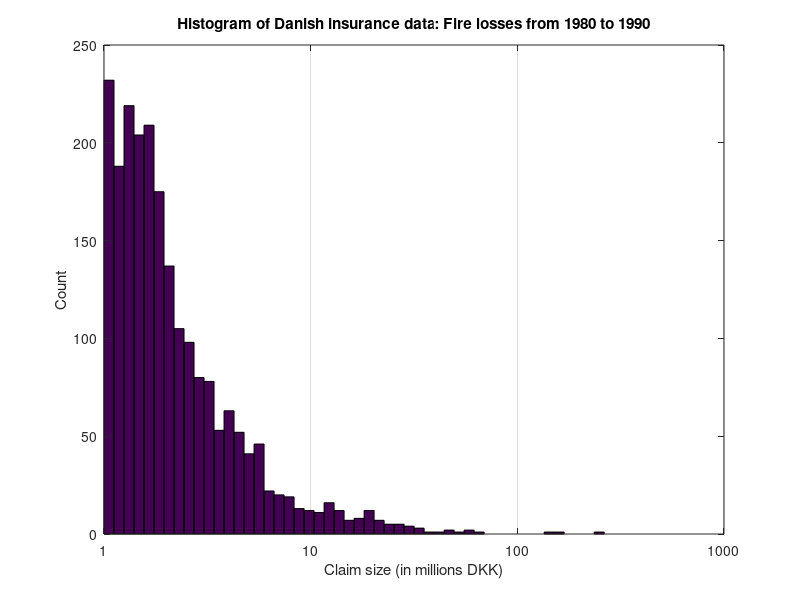

Reproduce this figure in MATLAB. (Note: this script raises an error after producing the figure.)
%% EMPIRICAL CRM DISTRIBUTION (The Danish Insurance Data)
%  (c) 2016 Viktor Witkovsky, witkovsky@gmail.com
%  Version: 15-Nov-2016

% Data by Alexander McNeil: http://www.macs.hw.ac.uk/~mcneil/data.html
%
% The dataset is comprised of Danish fire losses analyzed in McNeil (1997).
% These data represent Danish fire losses in million Danish Krones and were
% collected by a Danish reinsurance company. The dataset contains
% individual losses above 1 million Danish Krones, a total of 2167
% individual losses, covering the period from January 3, 1980 to December
% 31, 1990. The data is adjusted for inflation to reflect 1985 values. The
% dataset can be found in the R packages fEcofin and fExtremes. These data
% are considered in Resnick (1997), Cooray and Ananda (2005), and
% DellAquila and Embrechts (2006), among others.
%

clear
close all

%% The Danish Insurance Data
load('DanishFireData.mat')

% Histogram
figure1 = figure;
axes1 = axes('Parent',figure1);
hist(log10(Severity),50);
xlim(axes1,[0 3]);
set(axes1,'CLim',[1 3],'XGrid','on',...
    'XTick',[0  1 2  3],...
    'XTickLabel',{'1','10','100','1000'});
title('Histogram of Danish insurance data: Fire losses from 1980 to 1990')
xlabel('Claim size (in millions DKK)')
ylabel('Count')

%% *Empirical Compound Distribution*

%% Empirical Characteristic Function (ECF) of the severity distribution

cfX = @(t) cfE_DiracMixture(t,Severity); 

t = linspace(-25,25,501);
figure
plot(t, real(cfX(t)),t,imag(cfX(t)))
axis([-25,25,-1,1]);
title('ECF of the severity distribution')
xlabel('t')
ylabel('CF')
grid on

%% Empirical Characteristic Function (ECF) of the frequency distribution

cfN = @(t) cfE_DiracMixture(t,Frequency);

t = linspace(-0.5,0.5,501);
figure
plot(t, real(cfN(t)),t,imag(cfN(t)))
axis([-0.5,0.5,-1,1]);
title('ECF of the frequency distribution')
xlabel('t')
ylabel('CF')
grid on

%% Empirical Characteristic Function (ECF)of the compound distribution

cf   = @(t) cfN(-1i*log(cfX(t)));

t = linspace(-.05,.05,501);
figure
plot(t, real(cf(t)),t,imag(cf(t)))
axis([-.05,.05,-1,1]);
title('ECF of the compound distribution')
xlabel('t')
ylabel('CF')
grid on

%% PDF/CDF by numerical inversion of the compound ECF
%  Empirical Aggregate Loss Distribution / Collective Risk Distribution of
%  the Danish Insurance Data

prob = [0.9 0.95 0.99];
x    = linspace(0,2000,201)';
clear options
options.isCompound = true;
result = cf2DistGP(cf,x,prob,options);
disp(result)

%% PLOT CRM Data Matrix

% Histogram of insurance data: Danish fire losses 1980 -- 1990
axes1 = subplot(2,3,1);
hist(log10(Severity),50);
xlim(axes1,[0 3]);
set(axes1,'CLim',[1 3],'XGrid','on',...
    'XTick',[0 1  2 3],...
    'XTickLabel',{'1','10','100','1000'});
title('Insurance data: Danish fire losses 1980 -- 1990')
xlabel('Claim loss (millions DKK)')
ylabel('count')

% Aggregate loss ditribution (PDF)
axes2 = subplot(2,3,2);
plot(x,result.pdf,'Linewidth',2)
grid on
title('Aggregate loss distribution')
xlabel('Aggregate loss (in millions DKK)')
ylabel('PDF')

% Aggregate loss distribution (CDF)
axes3 = subplot(2,3,3);
plot(x,result.cdf,'Linewidth',2);
grid on
title('Aggregate loss distribution')
xlabel('Aggregate loss (in millions DKK)')
ylabel('CDF')

% ECF of the severity distribution
axes4 = subplot(2,3,4);
t = linspace(-25,25,501);
plot(t, real(cfX(t)),t,imag(cfX(t)))
axis([-25,25,-1,1]);
title('ECF of the severity distribution')
xlabel('t')
ylabel('CF')
set(axes4,'YGrid','on');

% ECF of the frequency distribution
axes5 = subplot(2,3,5);
t = linspace(-0.5,0.5,501);
plot(t, real(cfN(t)),t,imag(cfN(t)))
axis([-0.5,0.5,-1,1]);
title('ECF of the frequency distribution')
xlabel('t')
ylabel('CF')
set(axes5,'YGrid','on');

% ECF of the compound distribution
axes6 = subplot(2,3,6);
t = linspace(-.05,.05,501);
plot(t, real(cf(t)),t,imag(cf(t)))
axis([-.05,.05,-1,1]);
title('ECF of the compound distribution')
xlabel('t')
ylabel('CF')
set(axes6,'YGrid','on');
